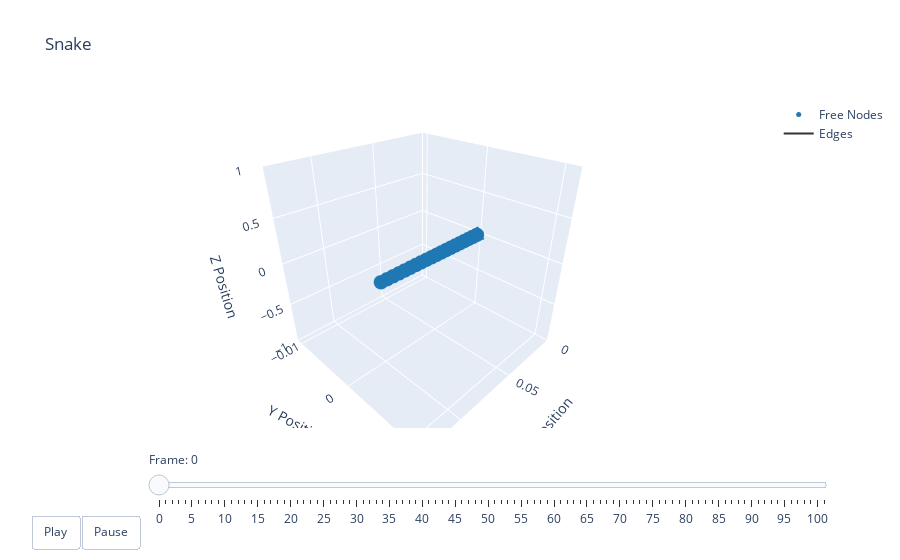

The notebook cell this image was saved under:
### Code cell
# t = np.arange(robot.sim_params.total_time, step=robot.sim_params.dt)
options = dismech.AnimationOptions(title='Snake')

fig = dismech.get_interactive_animation_plotly(robot, t_arr, qs, options)
fig.show()

### Figure 1 — Plotly figure (JSON) as saved in the notebook; plotly's stock layout.template omitted (floating-point values rounded to 4 significant figures)
{"data": [{"marker": {"color": "#1f78b4", "size": 5}, "mode": "markers", "name": "Free Nodes", "type": "scatter3d", "x": [0.0, 0.005, 0.01, 0.015, 0.02, 0.025, 0.03, 0.035, 0.04, 0.045, 0.05, 0.055, 0.06, 0.065, 0.07, 0.075, 0.08, 0.085, 0.09, 0.095, 0.1], "y": [0.0, -0.0, -0.0, -0.0, -0.0, -0.0, -0.0, -0.0, -0.0, -0.0, 0.0, 0.0, 0.0, 0.0, 0.0, 0.0, 0.0, 0.0, 0.0, 0.0, 0.0], "z": [0.0, -0.0, -0.0, -0.0, -0.0, -0.0, -0.0, -0.0, -0.0, -0.0, 0.0, 0.0, 0.0, 0.0, 0.0, 0.0, 0.0, 0.0, 0.0, 0.0, 0.0]}, {"marker": {"color": "#e31a1c", "size": 5}, "mode": "markers", "name": "Fixed Nodes", "type": "scatter3d", "x": [], "y": [], "z": []}, {"line": {"color": "#333333", "width": 2}, "mode": "lines", "name": "Edges", "type": "scatter3d", "x": [0, 0.005, null, 0.005, 0.01, null, 0.01, 0.015, null, 0.015, 0.02, null, 0.02, 0.025, null, 0.025, 0.03, null, 0.03, 0.035, null, 0.035, 0.04, null, 0.04, 0.045, null, 0.045, 0.05, null, 0.05, 0.055, null, 0.055, 0.06, null, 0.06, 0.065, null, 0.065, 0.07, null, 0.07, 0.075, null, 0.075, 0.08, null, 0.08, 0.085, null, 0.085, 0.09, null, 0.09, 0.095, null, 0.095, 0.1, null], "y": [0, 0, null, 0, 0, null, 0, 0, null, 0, 0, null, 0, 0, null, 0, 0, null, 0, 0, null, 0, 0, null, 0, 0, null, 0, 0, null, 0, 0, null, 0, 0, null, 0, 0, null, 0, 0, null, 0, 0, null, 0, 0, null, 0, 0, null, 0, 0, null, 0, 0, null, 0, 0, null], "z": [0, 0, null, 0, 0, null, 0, 0, null, 0, 0, null, 0, 0, null, 0, 0, null, 0, 0, null, 0, 0, null, 0, 0, null, 0, 0, null, 0, 0, null, 0, 0, null, 0, 0, null, 0, 0, null, 0, 0, null, 0, 0, null, 0, 0, null, 0, 0, null, 0, 0, null, 0, 0, null]}, {"color": "rgba(166, 206, 227, 0.7)", "i": [], "j": [], "k": [], "name": "Faces", "opacity": 0.7, "showscale": false, "type": "mesh3d", "x": [0.0, 0.005, 0.01, 0.015, 0.02, 0.025, 0.03, 0.035, 0.04, 0.045, 0.05, 0.055, 0.06, 0.065, 0.07, 0.075, 0.08, 0.085, 0.09, 0.095, 0.1], "y": [0.0, -0.0, -0.0, -0.0, -0.0, -0.0, -0.0, -0.0, -0.0, -0.0, 0.0, 0.0, 0.0, 0.0, 0.0, 0.0, 0.0, 0.0, 0.0, 0.0, 0.0], "z": [0.0, -0.0, -0.0, -0.0, -0.0, -0.0, -0.0, -0.0, -0.0, -0.0, 0.0, 0.0, 0.0, 0.0, 0.0, 0.0, 0.0, 0.0, 0.0, 0.0, 0.0]}], "layout": {"scene": {"camera": {"eye": {"x": 1.225, "y": 1.225, "z": 1.0}}, "xaxis": {"range": [0, 0.1319], "title": {"text": "X Position"}}, "yaxis": {"range": [-0.01091, 0.01176], "title": {"text": "Y Position"}}, "zaxis": {"range": [0, 0], "title": {"text": "Z Position"}}}, "sliders": [{"currentvalue": {"prefix": "Frame: "}, "steps": [{"args": [["0"], {"frame": {"duration": 50, "redraw": true}, "mode": "immediate"}], "label": "0", "method": "animate"}, {"args": [["1"], {"frame": {"duration": 50, "redraw": true}, "mode": "immediate"}], "label": "1", "method": "animate"}, {"args": [["2"], {"frame": {"duration": 50, "redraw": true}, "mode": "immediate"}], "label": "2", "method": "animate"}, {"args": [["3"], {"frame": {"duration": 50, "redraw": true}, "mode": "immediate"}], "label": "3", "method": "animate"}, {"args": [["4"], {"frame": {"duration": 50, "redraw": true}, "mode": "immediate"}], "label": "4", "method": "animate"}, {"args": [["5"], {"frame": {"duration": 50, "redraw": true}, "mode": "immediate"}], "label": "5", "method": "animate"}, {"args": [["6"], {"frame": {"duration": 50, "redraw": true}, "mode": "immediate"}], "label": "6", "method": "animate"}, {"args": [["7"], {"frame": {"duration": 50, "redraw": true}, "mode": "immediate"}], "label": "7", "method": "animate"}, {"args": [["8"], {"frame": {"duration": 50, "redraw": true}, "mode": "immediate"}], "label": "8", "method": "animate"}, {"args": [["9"], {"frame": {"duration": 50, "redraw": true}, "mode": "immediate"}], "label": "9", "method": "animate"}, {"args": [["10"], {"frame": {"duration": 50, "redraw": true}, "mode": "immediate"}], "label": "10", "method": "animate"}, {"args": [["11"], {"frame": {"duration": 50, "redraw": true}, "mode": "immediate"}], "label": "11", "method": "animate"}, {"args": [["12"], {"frame": {"duration": 50, "redraw": true}, "mode": "immediate"}], "label": "12", "method": "animate"}, {"args": [["13"], {"frame": {"duration": 50, "redraw": true}, "mode": "immediate"}], "label": "13", "method": "animate"}, {"args": [["14"], {"frame": {"duration": 50, "redraw": true}, "mode": "immediate"}], "label": "14", "method": "animate"}, {"args": [["15"], {"frame": {"duration": 50, "redraw": true}, "mode": "immediate"}], "label": "15", "method": "animate"}, {"args": [["16"], {"frame": {"duration": 50, "redraw": true}, "mode": "immediate"}], "label": "16", "method": "animate"}, {"args": [["17"], {"frame": {"duration": 50, "redraw": true}, "mode": "immediate"}], "label": "17", "method": "animate"}, {"args": [["18"], {"frame": {"duration": 50, "redraw": true}, "mode": "immediate"}], "label": "18", "method": "animate"}, {"args": [["19"], {"frame": {"duration": 50, "redraw": true}, "mode": "immediate"}], "label": "19", "method": "animate"}, {"args": [["20"], {"frame": {"duration": 50, "redraw": true}, "mode": "immediate"}], "label": "20", "method": "animate"}, {"args": [["21"], {"frame": {"duration": 50, "redraw": true}, "mode": "immediate"}], "label": "21", "method": "animate"}, {"args": [["22"], {"frame": {"duration": 50, "redraw": true}, "mode": "immediate"}], "label": "22", "method": "animate"}, {"args": [["23"], {"frame": {"duration": 50, "redraw": true}, "mode": "immediate"}], "label": "23", "method": "animate"}, {"args": [["24"], {"frame": {"duration": 50, "redraw": true}, "mode": "immediate"}], "label": "24", "method": "animate"}, {"args": [["25"], {"frame": {"duration": 50, "redraw": true}, "mode": "immediate"}], "label": "25", "method": "animate"}, {"args": [["26"], {"frame": {"duration": 50, "redraw": true}, "mode": "immediate"}], "label": "26", "method": "animate"}, {"args": [["27"], {"frame": {"duration": 50, "redraw": true}, "mode": "immediate"}], "label": "27", "method": "animate"}, {"args": [["28"], {"frame": {"duration": 50, "redraw": true}, "mode": "immediate"}], "label": "28", "method": "animate"}, {"args": [["29"], {"frame": {"duration": 50, "redraw": true}, "mode": "immediate"}], "label": "29", "method": "animate"}, {"args": [["30"], {"frame": {"duration": 50, "redraw": true}, "mode": "immediate"}], "label": "30", "method": "animate"}, {"args": [["31"], {"frame": {"duration": 50, "redraw": true}, "mode": "immediate"}], "label": "31", "method": "animate"}, {"args": [["32"], {"frame": {"duration": 50, "redraw": true}, "mode": "immediate"}], "label": "32", "method": "animate"}, {"args": [["33"], {"frame": {"duration": 50, "redraw": true}, "mode": "immediate"}], "label": "33", "method": "animate"}, {"args": [["34"], {"frame": {"duration": 50, "redraw": true}, "mode": "immediate"}], "label": "34", "method": "animate"}, {"args": [["35"], {"frame": {"duration": 50, "redraw": true}, "mode": "immediate"}], "label": "35", "method": "animate"}, {"args": [["36"], {"frame": {"duration": 50, "redraw": true}, "mode": "immediate"}], "label": "36", "method": "animate"}, {"args": [["37"], {"frame": {"duration": 50, "redraw": true}, "mode": "immediate"}], "label": "37", "method": "animate"}, {"args": [["38"], {"frame": {"duration": 50, "redraw": true}, "mode": "immediate"}], "label": "38", "method": "animate"}, {"args": [["39"], {"frame": {"duration": 50, "redraw": true}, "mode": "immediate"}], "label": "39", "method": "animate"}, {"args": [["40"], {"frame": {"duration": 50, "redraw": true}, "mode": "immediate"}], "label": "40", "method": "animate"}, {"args": [["41"], {"frame": {"duration": 50, "redraw": true}, "mode": "immediate"}], "label": "41", "method": "animate"}, {"args": [["42"], {"frame": {"duration": 50, "redraw": true}, "mode": "immediate"}], "label": "42", "method": "animate"}, {"args": [["43"], {"frame": {"duration": 50, "redraw": true}, "mode": "immediate"}], "label": "43", "method": "animate"}, {"args": [["44"], {"frame": {"duration": 50, "redraw": true}, "mode": "immediate"}], "label": "44", "method": "animate"}, {"args": [["45"], {"frame": {"duration": 50, "redraw": true}, "mode": "immediate"}], "label": "45", "method": "animate"}, {"args": [["46"], {"frame": {"duration": 50, "redraw": true}, "mode": "immediate"}], "label": "46", "method": "animate"}, {"args": [["47"], {"frame": {"duration": 50, "redraw": true}, "mode": "immediate"}], "label": "47", "method": "animate"}, {"args": [["48"], {"frame": {"duration": 50, "redraw": true}, "mode": "immediate"}], "label": "48", "method": "animate"}, {"args": [["49"], {"frame": {"duration": 50, "redraw": true}, "mode": "immediate"}], "label": "49", "method": "animate"}, {"args": [["50"], {"frame": {"duration": 50, "redraw": true}, "mode": "immediate"}], "label": "50", "method": "animate"}, {"args": [["51"], {"frame": {"duration": 50, "redraw": true}, "mode": "immediate"}], "label": "51", "method": "animate"}, {"args": [["52"], {"frame": {"duration": 50, "redraw": true}, "mode": "immediate"}], "label": "52", "method": "animate"}, {"args": [["53"], {"frame": {"duration": 50, "redraw": true}, "mode": "immediate"}], "label": "53", "method": "animate"}, {"args": [["54"], {"frame": {"duration": 50, "redraw": true}, "mode": "immediate"}], "label": "54", "method": "animate"}, {"args": [["55"], {"frame": {"duration": 50, "redraw": true}, "mode": "immediate"}], "label": "55", "method": "animate"}, {"args": [["56"], {"frame": {"duration": 50, "redraw": true}, "mode": "immediate"}], "label": "56", "method": "animate"}, {"args": [["57"], {"frame": {"duration": 50, "redraw": true}, "mode": "immediate"}], "label": "57", "method": "animate"}, {"args": [["58"], {"frame": {"duration": 50, "redraw": true}, "mode": "immediate"}], "label": "58", "method": "animate"}, {"args": [["59"], {"frame": {"duration": 50, "redraw": true}, "mode": "immediate"}], "label": "59", "method": "animate"}, {"args": [["60"], {"frame": {"duration": 50, "redraw": true}, "mode": "immediate"}], "label": "60", "method": "animate"}, {"args": [["61"], {"frame": {"duration": 50, "redraw": true}, "mode": "immediate"}], "label": "61", "method": "animate"}, {"args": [["62"], {"frame": {"duration": 50, "redraw": true}, "mode": "immediate"}], "label": "62", "method": "animate"}, {"args": [["63"], {"frame": {"duration": 50, "redraw": true}, "mode": "immediate"}], "label": "63", "method": "animate"}, {"args": [["64"], {"frame": {"duration": 50, "redraw": true}, "mode": "immediate"}], "label": "64", "method": "animate"}, {"args": [["65"], {"frame": {"duration": 50, "redraw": true}, "mode": "immediate"}], "label": "65", "method": "animate"}, {"args": [["66"], {"frame": {"duration": 50, "redraw": true}, "mode": "immediate"}], "label": "66", "method": "animate"}, {"args": [["67"], {"frame": {"duration": 50, "redraw": true}, "mode": "immediate"}], "label": "67", "method": "animate"}, {"args": [["68"], {"frame": {"duration": 50, "redraw": true}, "mode": "immediate"}], "label": "68", "method": "animate"}, {"args": [["69"], {"frame": {"duration": 50, "redraw": true}, "mode": "immediate"}], "label": "69", "method": "animate"}, {"args": [["70"], {"frame": {"duration": 50, "redraw": true}, "mode": "immediate"}], "label": "70", "method": "animate"}, {"args": [["71"], {"frame": {"duration": 50, "redraw": true}, "mode": "immediate"}], "label": "71", "method": "animate"}, {"args": [["72"], {"frame": {"duration": 50, "redraw": true}, "mode": "immediate"}], "label": "72", "method": "animate"}, {"args": [["73"], {"frame": {"duration": 50, "redraw": true}, "mode": "immediate"}], "label": "73", "method": "animate"}, {"args": [["74"], {"frame": {"duration": 50, "redraw": true}, "mode": "immediate"}], "label": "74", "method": "animate"}, {"args": [["75"], {"frame": {"duration": 50, "redraw": true}, "mode": "immediate"}], "label": "75", "method": "animate"}, {"args": [["76"], {"frame": {"duration": 50, "redraw": true}, "mode": "immediate"}], "label": "76", "method": "animate"}, {"args": [["77"], {"frame": {"duration": 50, "redraw": true}, "mode": "immediate"}], "label": "77", "method": "animate"}, {"args": [["78"], {"frame": {"duration": 50, "redraw": true}, "mode": "immediate"}], "label": "78", "method": "animate"}, {"args": [["79"], {"frame": {"duration": 50, "redraw": true}, "mode": "immediate"}], "label": "79", "method": "animate"}, {"args": [["80"], {"frame": {"duration": 50, "redraw": true}, "mode": "immediate"}], "label": "80", "method": "animate"}, {"args": [["81"], {"frame": {"duration": 50, "redraw": true}, "mode": "immediate"}], "label": "81", "method": "animate"}, {"args": [["82"], {"frame": {"duration": 50, "redraw": true}, "mode": "immediate"}], "label": "82", "method": "animate"}, {"args": [["83"], {"frame": {"duration": 50, "redraw": true}, "mode": "immediate"}], "label": "83", "method": "animate"}, {"args": [["84"], {"frame": {"duration": 50, "redraw": true}, "mode": "immediate"}], "label": "84", "method": "animate"}, {"args": [["85"], {"frame": {"duration": 50, "redraw": true}, "mode": "immediate"}], "label": "85", "method": "animate"}, {"args": [["86"], {"frame": {"duration": 50, "redraw": true}, "mode": "immediate"}], "label": "86", "method": "animate"}, {"args": [["87"], {"frame": {"duration": 50, "redraw": true}, "mode": "immediate"}], "label": "87", "method": "animate"}, {"args": [["88"], {"frame": {"duration": 50, "redraw": true}, "mode": "immediate"}], "label": "88", "method": "animate"}, {"args": [["89"], {"frame": {"duration": 50, "redraw": true}, "mode": "immediate"}], "label": "89", "method": "animate"}, {"args": [["90"], {"frame": {"duration": 50, "redraw": true}, "mode": "immediate"}], "label": "90", "method": "animate"}, {"args": [["91"], {"frame": {"duration": 50, "redraw": true}, "mode": "immediate"}], "label": "91", "method": "animate"}, {"args": [["92"], {"frame": {"duration": 50, "redraw": true}, "mode": "immediate"}], "label": "92", "method": "animate"}, {"args": [["93"], {"frame": {"duration": 50, "redraw": true}, "mode": "immediate"}], "label": "93", "method": "animate"}, {"args": [["94"], {"frame": {"duration": 50, "redraw": true}, "mode": "immediate"}], "label": "94", "method": "animate"}, {"args": [["95"], {"frame": {"duration": 50, "redraw": true}, "mode": "immediate"}], "label": "95", "method": "animate"}, {"args": [["96"], {"frame": {"duration": 50, "redraw": true}, "mode": "immediate"}], "label": "96", "method": "animate"}, {"args": [["97"], {"frame": {"duration": 50, "redraw": true}, "mode": "immediate"}], "label": "97", "method": "animate"}, {"args": [["98"], {"frame": {"duration": 50, "redraw": true}, "mode": "immediate"}], "label": "98", "method": "animate"}, {"args": [["99"], {"frame": {"duration": 50, "redraw": true}, "mode": "immediate"}], "label": "99", "method": "animate"}, {"args": [["100"], {"frame": {"duration": 50, "redraw": true}, "mode": "immediate"}], "label": "100", "method": "animate"}, {"args": [["101"], {"frame": {"duration": 50, "redraw": true}, "mode": "immediate"}], "label": "101", "method": "animate"}], "transition": {"duration": 0}, "x": 0.1, "y": 0}], "title": {"text": "Snake"}, "updatemenus": [{"buttons": [{"args": [null, {"frame": {"duration": 50, "redraw": true}, "fromcurrent": true}], "label": "Play", "method": "animate"}, {"args": [[null], {"frame": {"duration": 0, "redraw": true}, "mode": "immediate"}], "label": "Pause", "method": "animate"}], "direction": "left", "pad": {"r": 10, "t": 87}, "showactive": false, "type": "buttons", "x": 0.1, "xanchor": "right", "y": 0, "yanchor": "top"}]}}
